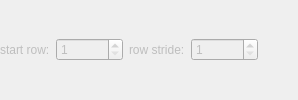
    <widget class="QWidget" name="widStride" native="true">
     <property name="enabled">
      <bool>false</bool>
     </property>
     <layout class="QHBoxLayout" name="horizontalLayout_18">
      <property name="margin">
       <number>0</number>
      </property>
      <item>
       <widget class="QLabel" name="label_3">
        <property name="text">
         <string>start row:</string>
        </property>
       </widget>
      </item>
      <item>
       <widget class="QSpinBox" name="spinStrideStart">
        <property name="minimum">
         <number>1</number>
        </property>
        <property name="maximum">
         <number>99999999</number>
        </property>
       </widget>
      </item>
      <item>
       <widget class="QLabel" name="label_4">
        <property name="text">
         <string>row stride:</string>
        </property>
       </widget>
      </item>
      <item>
       <widget class="QSpinBox" name="spinStride">
        <property name="minimum">
         <number>1</number>
        </property>
        <property name="maximum">
         <number>99999999</number>
        </property>
       </widget>
      </item>
      <item>
       <spacer name="horizontalSpacer_5">
        <property name="orientation">
         <enum>Qt::Horizontal</enum>
        </property>
        <property name="sizeHint" stdset="0">
         <size>
          <width>40</width>
          <height>20</height>
         </size>
        </property>
       </spacer>
      </item>
     </layout>
    </widget>
